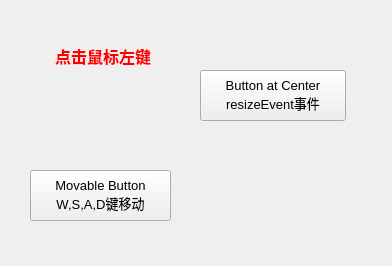
<?xml version="1.0" encoding="UTF-8"?>
<ui version="4.0">
 <class>Widget</class>
 <widget class="QWidget" name="Widget">
  <property name="geometry">
   <rect>
    <x>0</x>
    <y>0</y>
    <width>392</width>
    <height>266</height>
   </rect>
  </property>
  <property name="font">
   <font>
    <pointsize>10</pointsize>
   </font>
  </property>
  <property name="cursor">
   <cursorShape>CrossCursor</cursorShape>
  </property>
  <property name="windowTitle">
   <string>Demo5_1, 缺省的事件处理函数</string>
  </property>
  <widget class="QPushButton" name="btnTest">
   <property name="geometry">
    <rect>
     <x>200</x>
     <y>70</y>
     <width>146</width>
     <height>51</height>
    </rect>
   </property>
   <property name="text">
    <string>Button at Center
resizeEvent事件</string>
   </property>
  </widget>
  <widget class="QPushButton" name="btnMove">
   <property name="geometry">
    <rect>
     <x>30</x>
     <y>170</y>
     <width>141</width>
     <height>51</height>
    </rect>
   </property>
   <property name="text">
    <string>Movable Button
W,S,A,D键移动</string>
   </property>
  </widget>
  <widget class="QLabel" name="LabMove">
   <property name="geometry">
    <rect>
     <x>55</x>
     <y>35</y>
     <width>196</width>
     <height>41</height>
    </rect>
   </property>
   <property name="palette">
    <palette>
     <active>
      <colorrole role="WindowText">
       <brush brushstyle="SolidPattern">
        <color alpha="255">
         <red>255</red>
         <green>0</green>
         <blue>0</blue>
        </color>
       </brush>
      </colorrole>
     </active>
     <inactive>
      <colorrole role="WindowText">
       <brush brushstyle="SolidPattern">
        <color alpha="255">
         <red>255</red>
         <green>0</green>
         <blue>0</blue>
        </color>
       </brush>
      </colorrole>
     </inactive>
     <disabled>
      <colorrole role="WindowText">
       <brush brushstyle="SolidPattern">
        <color alpha="255">
         <red>120</red>
         <green>120</green>
         <blue>120</blue>
        </color>
       </brush>
      </colorrole>
     </disabled>
    </palette>
   </property>
   <property name="font">
    <font>
     <pointsize>12</pointsize>
     <weight>75</weight>
     <bold>true</bold>
    </font>
   </property>
   <property name="text">
    <string>点击鼠标左键</string>
   </property>
  </widget>
 </widget>
 <layoutdefault spacing="6" margin="11"/>
 <resources/>
 <connections/>
</ui>
